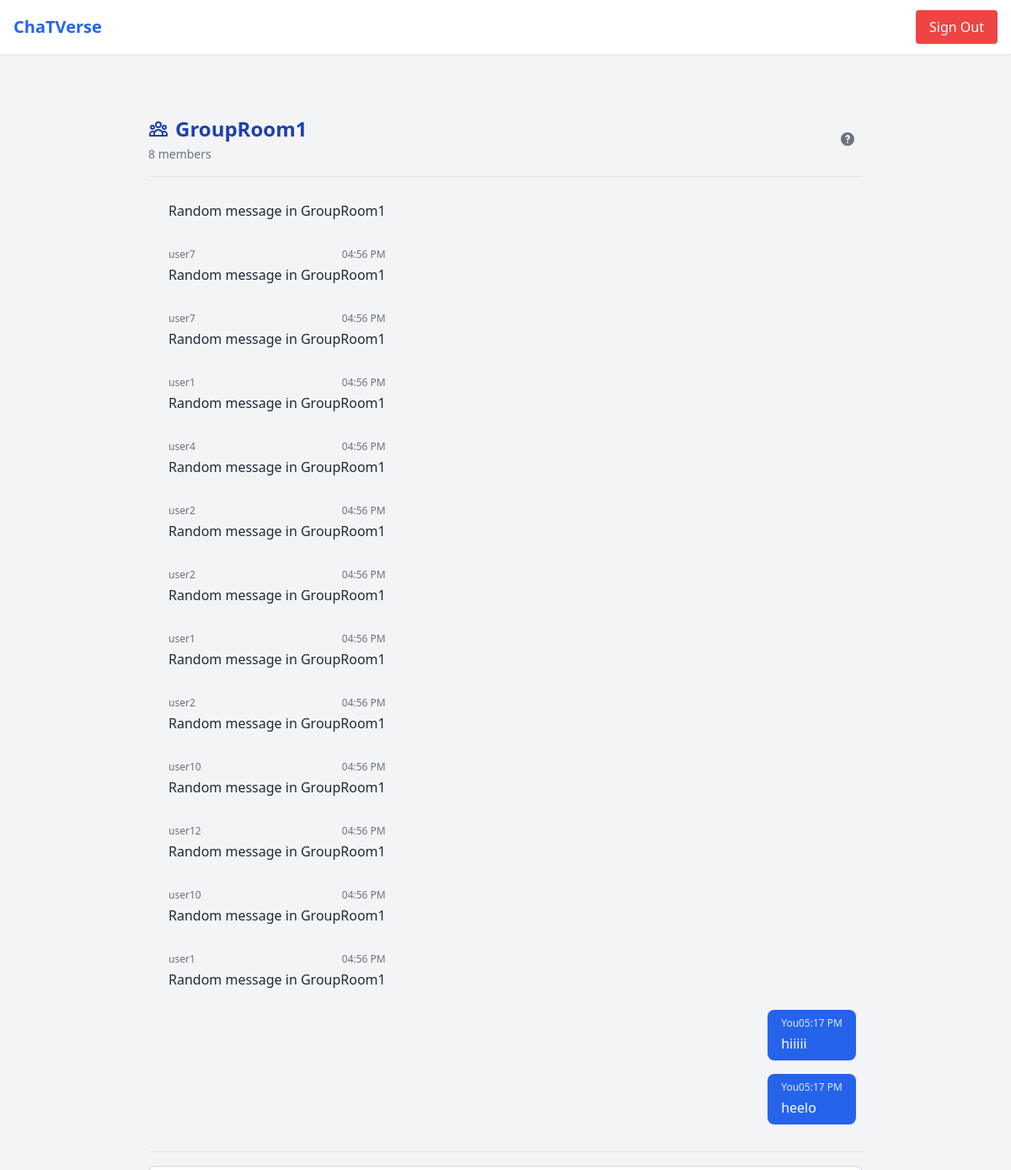
The page /chat/group/grouproom1/ (signed in) on the database its author committed.
### chat/models.py (models this page shows, shortened)
class GroupRoom(models.Model):
    ROOM_TYPE_CHOICES = (
        ('public', 'Public'),
        ('private', 'Private'),
    )
    id = models.UUIDField(primary_key=True, default=uuid.uuid4, editable=False)
    name = models.CharField(max_length=100, unique=True)
    slug = models.SlugField(unique=True, blank=True)
    description = models.TextField(blank=True)
    owner = models.ForeignKey(User, on_delete=models.CASCADE, related_name='owned_group_rooms')
    members = models.ManyToManyField(User, related_name='group_rooms', blank=True)
    room_type = models.CharField(max_length=10, choices=ROOM_TYPE_CHOICES, default='public')
    password = models.CharField(max_length=128, blank=True)
    is_deleted = models.BooleanField(default=False)
    created_at = models.DateTimeField(auto_now_add=True)

class Message(models.Model):
    sender = models.ForeignKey(User, on_delete=models.CASCADE)
    content = models.TextField()
    is_deleted = models.BooleanField(default=False)
    created_at = models.DateTimeField(auto_now_add=True)
    content_type = models.ForeignKey(ContentType, on_delete=models.CASCADE)
    object_id = models.UUIDField()
    room = GenericForeignKey('content_type', 'object_id')
    class Meta:
        ordering = ['created_at']

### chat/views.py (the view, shortened to what this page needs)
# urls.py: path('group/<slug:slug>/', views.group_room_detail, name='group_room_detail'),
def group_room_detail(request, slug):
    group_ct = ContentType.objects.get_for_model(GroupRoom)
    room = get_object_or_404(GroupRoom, slug=slug, is_deleted=False)
    is_member = room.owner == request.user or room.members.filter(id=request.user.id).exists()
    if not is_member:
        messages.warning(request, "You must join the group to view messages.")
        return redirect('chat-home')
    messages_list = Message.objects.filter(content_type=group_ct, object_id=room.id).select_related('sender')
    return render(request, 'room/group_chat.html', {
        'room': room,
        'chat_messages': messages_list,
        'is_member': is_member,
    })

### templates/room/group_chat.html (shortened to what this page needs)
{% extends "core/base.html" %}
{% block content %}
<div class="max-w-4xl mx-auto p-4 md:p-6 space-y-6">
  <div class="flex items-center justify-between border-b pb-4">
    <div>
      <h1 class="text-2xl font-bold text-blue-800 flex items-center">
        {{ room.name }}
      </h1>
      <p class="text-sm text-gray-500 mt-1">
        {% if room.members.count == 1 %}
          1 member
        {% else %}
          {{ room.members.count }} members
        {% endif %}
      </p>
    </div>
    <div class="flex space-x-2">
      <button class="p-2 rounded-full hover:bg-gray-100">
      </button>
    </div>
  </div>
  {% if is_member %}
    <div id="chat-log" class="space-y-4 h-[calc(100vh-280px)] overflow-y-auto p-2">
      {% for msg in chat_messages %}
        <div class="{% if msg.sender == request.user %}flex justify-end{% else %}flex justify-start{% endif %}">
          <div class="max-w-xs md:max-w-md lg:max-w-lg rounded-lg px-4 py-2
            {% if msg.sender == request.user %}
              bg-blue-600 text-white
            {% else %}
              bg-gray-100 text-gray-800
            {% endif %}">
            <div class="flex items-center justify-between mb-1">
              <span class="text-xs font-medium {% if msg.sender == request.user %}text-blue-100{% else %}text-gray-500{% endif %}">
                {% if msg.sender == request.user %}You{% else %}{{ msg.sender.username }}{% endif %}
              </span>
              <span class="text-xs {% if msg.sender == request.user %}text-blue-100{% else %}text-gray-500{% endif %}">
                {{ msg.created_at|date:"h:i A" }}
              </span>
            </div>
            <p class="break-words">{{ msg.content }}</p>
          </div>
        </div>
      {% endfor %}
    </div>
    <div class="mt-4 border-t pt-4">
      <div class="relative">
        <textarea id="chat-message-input" rows="2"
          class="w-full border border-gray-300 rounded-lg px-4 py-3 pr-16 focus:ring-2 focus:ring-blue-500 focus:border-transparent resize-none"
          placeholder="Type your message here..."></textarea>
      </div>
    </div>
  {% endif %}
</div>
{% endblock %}

### rows shown on the page
GroupRoom: name "GroupRoom1", members.count "8"
Message: content "Random message in GroupRoom1"
Message: sender.username "user7", created_at "04:56 PM", content "Random message in GroupRoom1"
Message: sender.username "user7", created_at "04:56 PM", content "Random message in GroupRoom1"
Message: sender.username "user1", created_at "04:56 PM", content "Random message in GroupRoom1"
Message: sender.username "user4", created_at "04:56 PM", content "Random message in GroupRoom1"
Message: sender.username "user2", created_at "04:56 PM", content "Random message in GroupRoom1"
Message: sender.username "user2", created_at "04:56 PM", content "Random message in GroupRoom1"
Message: sender.username "user1", created_at "04:56 PM", content "Random message in GroupRoom1"
Message: sender.username "user2", created_at "04:56 PM", content "Random message in GroupRoom1"
Message: sender.username "user10", created_at "04:56 PM", content "Random message in GroupRoom1"
Message: sender.username "user12", created_at "04:56 PM", content "Random message in GroupRoom1"
Message: sender.username "user10", created_at "04:56 PM", content "Random message in GroupRoom1"
Message: sender.username "user1", created_at "04:56 PM", content "Random message in GroupRoom1"
Message: shows "You", created_at "05:17 PM", content "hiiiii"
Message: shows "You", created_at "05:17 PM", content "heelo"
